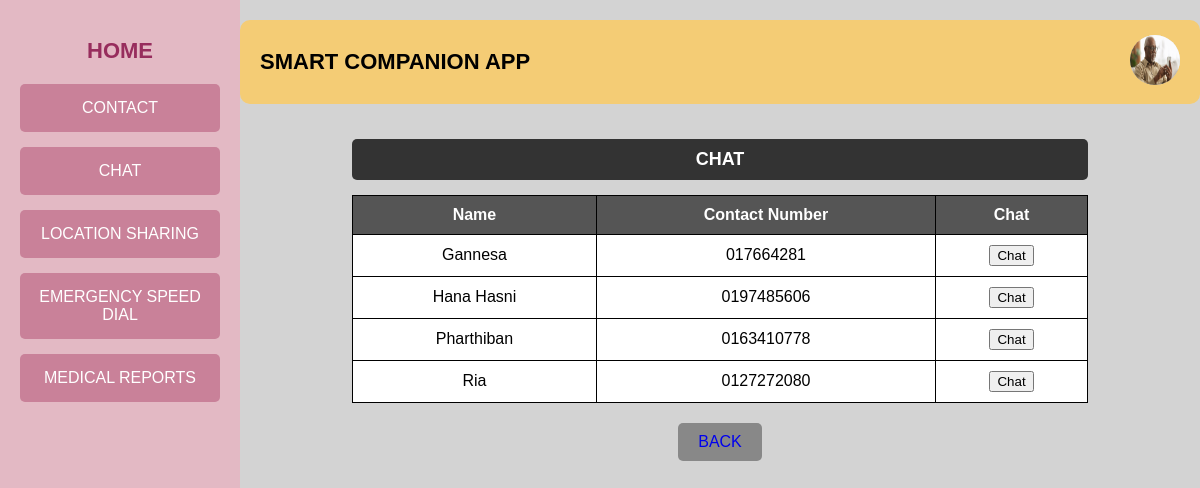
/chatuser (signed in), run on an earlier commit of the app's database.
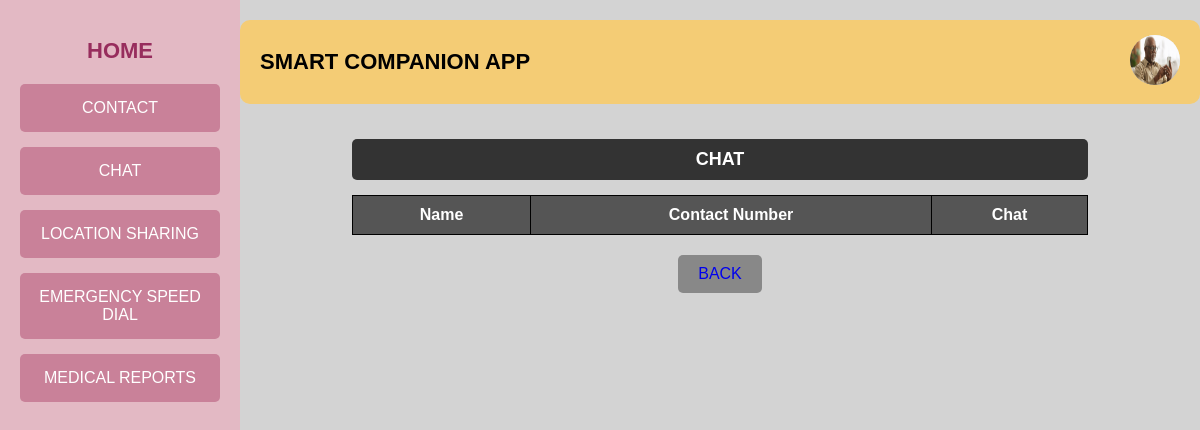
And on a later commit of the database.
### tables this page shows
CREATE TABLE contact (
            id INTEGER PRIMARY KEY AUTOINCREMENT,
            name TEXT NOT NULL,
            contact_number TEXT NOT NULL,
            rel_id INTEGER NOT NULL
        );

### app.py (the view, shortened to what this page needs)
@app.route("/chatuser", methods=["GET", "POST"])
def chatuser():
    db= get_db()
    cursor = db.cursor()
    user_id = session.get('user_id')
    str_user_id = str(user_id)
    with open("static/img_log/user/"+ str_user_id + ".txt", "r") as file:
        image_name = str(file.read())
        image_url= url_for('static', filename='uploads/'+ image_name)
    cursor.execute("SELECT * FROM contact where rel_id = ?", (user_id,))
    contacts_list = cursor.fetchall()  # Fetch all matching rows
    db.commit()
    contact_number = request.args.get('contact')
    return render_template("User/chat.html", image_url=image_url, contacts=contacts_list)

### app.py (called while the page is built)
def get_db():
    if 'db' not in g:
        g.db = sqlite3.connect('project.db')
        g.db.row_factory = sqlite3.Row
    return g.db

### templates/User/chat.html (shortened to what this page needs)
<!DOCTYPE html>
<html lang="en">
<head>
    <link rel="stylesheet" href="static/contact.css">
</head>
<body>
    <div class="container">
        <div class="sidebar">
            <a href="{{ url_for('user') }}"><h2>HOME</h2></a>
            <a href="{{ url_for('contactuser') }}"><button class="nav-btn">CONTACT</button></a>
            <a href="{{ url_for('chatuser') }}"><button class="nav-btn">CHAT</button></a>
            <a href="{{ url_for('locationuser') }}"><button class="nav-btn">LOCATION SHARING</button></a>
            <a href="{{ url_for('emergencyuser') }}"><button class="nav-btn">EMERGENCY SPEED DIAL</button></a>
            <a href="{{ url_for('medicaluser') }}"><button class="nav-btn">MEDICAL REPORTS</button></a>
        </div>
        <div class="main-content">
            <div class="header">
                <h1>SMART COMPANION APP</h1>
                <div class="user-profile">
                    <a href="{{ url_for('userprofile') }}"><img src="{{ image_url }}" alt="Profile Picture" class="profile-img"></a>
                </div>
            </div>
            <div class="contacts-section">
                <h2 class="contacts-title">CHAT</h2>
                <table class="contacts-table">
                    <tr>
                        <th>Name</th>
                        <th>Contact Number</th>
                        <th>Chat</th>
                    </tr>
                    {% for contact in contacts %}
                    <tr>
                        <td>{{ contact[1] }}</td>
                        <td>{{ contact[2] }}</td>
                        <td>
                            <a href="{{ url_for('chatuser', contact=contact[2]) }}" target="_blank">
                                <button type="button">Chat</button>
                            </a>
                        </td>
                    </tr>
                    {% endfor %}
                </table>
            </div>
            <div class="buttons">
                <button class="back-btn" ><a href="{{ url_for('user') }}">BACK</a></button>
            </div>
        </div>
    </div>
</body>
</html>

What changed in the data, as far as the page shows it:
removed contact: name "Gannesa", contact_number "017664281"
removed contact: name "Hana Hasni", contact_number "0197485606"
removed contact: name "Pharthiban", contact_number "0163410778"
removed contact: name "Ria", contact_number "0127272080"
